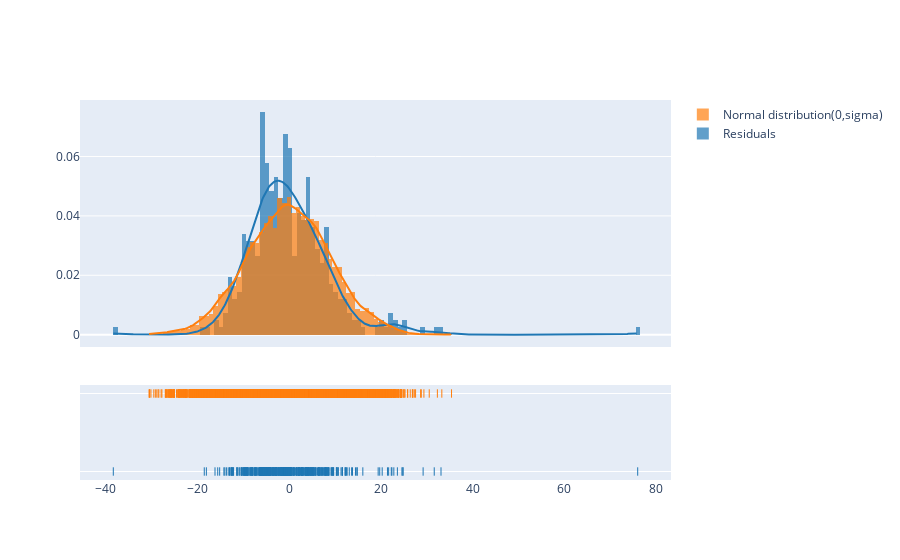

The cell this chart's notebook holds for it:
### Code cell
#Results with 5 factors used

import plotly.figure_factory as ff
import numpy as np

sd = np.std([results.resid])
norm_dat = np.random.normal(0,sd,10000)


fig = ff.create_distplot([results.resid,norm_dat],["Residuals","Normal distribution(0,sigma)"])

fig.show()

### Figure 1 — Plotly figure (JSON) as saved in the notebook; plotly's stock layout.template omitted (floating-point values rounded to 4 significant figures; data arrays with more than 128 entries replaced by an {"elided": "..."} marker saying what was removed)
{"data": [{"autobinx": false, "histnorm": "probability density", "legendgroup": "Residuals", "marker": {"color": "rgb(31, 119, 180)"}, "name": "Residuals", "opacity": 0.7, "type": "histogram", "x": {"elided": "414 float values"}, "xaxis": "x", "xbins": {"end": 76.01, "size": 1, "start": -38.39}, "yaxis": "y"}, {"autobinx": false, "histnorm": "probability density", "legendgroup": "Normal distribution(0,sigma)", "marker": {"color": "rgb(255, 127, 14)"}, "name": "Normal distribution(0,sigma)", "opacity": 0.7, "type": "histogram", "x": {"elided": "10000 float values"}, "xaxis": "x", "xbins": {"end": 35.39, "size": 1, "start": -30.59}, "yaxis": "y"}, {"legendgroup": "Residuals", "marker": {"color": "rgb(31, 119, 180)"}, "mode": "lines", "name": "Residuals", "showlegend": false, "type": "scatter", "x": {"elided": "500 float values"}, "xaxis": "x", "y": {"elided": "500 float values"}, "yaxis": "y"}, {"legendgroup": "Normal distribution(0,sigma)", "marker": {"color": "rgb(255, 127, 14)"}, "mode": "lines", "name": "Normal distribution(0,sigma)", "showlegend": false, "type": "scatter", "x": {"elided": "500 float values"}, "xaxis": "x", "y": {"elided": "500 float values"}, "yaxis": "y"}, {"legendgroup": "Residuals", "marker": {"color": "rgb(31, 119, 180)", "symbol": "line-ns-open"}, "mode": "markers", "name": "Residuals", "showlegend": false, "type": "scatter", "x": {"elided": "414 float values"}, "xaxis": "x", "y": {"elided": "414 str values"}, "yaxis": "y2"}, {"legendgroup": "Normal distribution(0,sigma)", "marker": {"color": "rgb(255, 127, 14)", "symbol": "line-ns-open"}, "mode": "markers", "name": "Normal distribution(0,sigma)", "showlegend": false, "type": "scatter", "x": {"elided": "10000 float values"}, "xaxis": "x", "y": {"elided": "10000 str values"}, "yaxis": "y2"}], "layout": {"barmode": "overlay", "hovermode": "closest", "legend": {"traceorder": "reversed"}, "xaxis": {"anchor": "y2", "domain": [0, 1], "zeroline": false}, "yaxis": {"anchor": "free", "domain": [0.35, 1], "position": 0}, "yaxis2": {"anchor": "x", "domain": [0, 0.25], "dtick": 1, "showticklabels": false}}}
